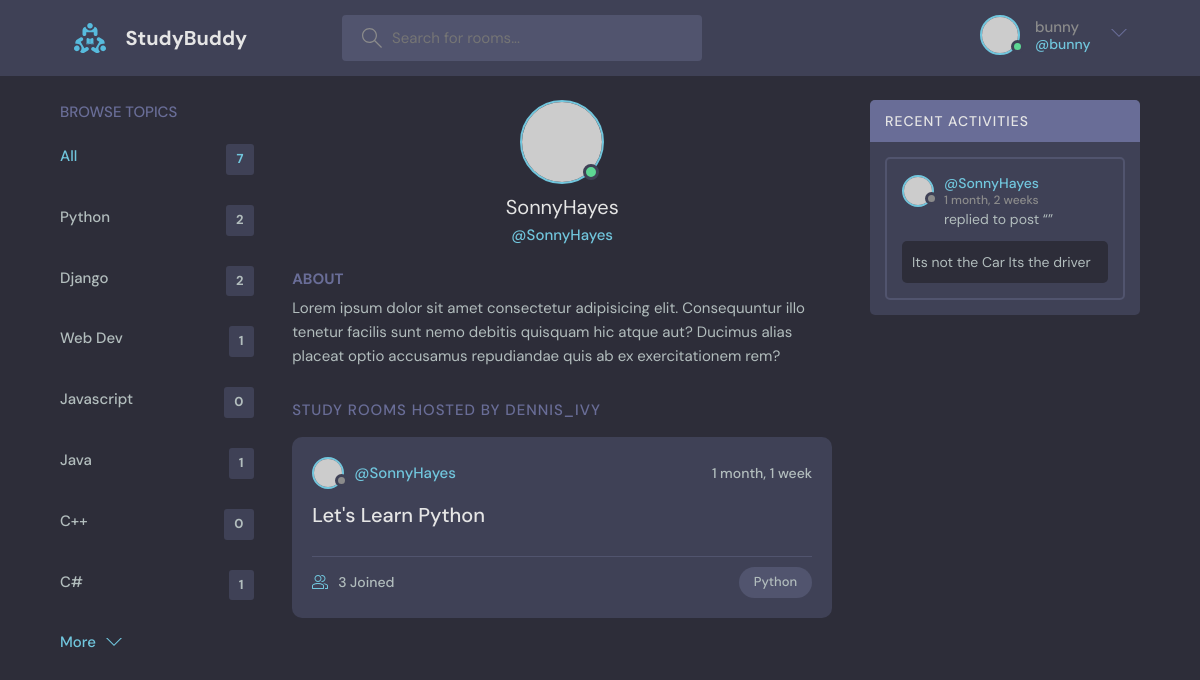
Page /profile/2/ (signed in) on the committed database.
### base/models.py (models this page shows, shortened)
class Topic(models.Model):
    name = models.CharField(max_length=200)

class Room(models.Model):
    host= models.ForeignKey(User , on_delete=models.SET_NULL , null= True)
    topic= models.ForeignKey(Topic , on_delete=models.SET_NULL , null= True)
    name = models.CharField(max_length=200)
    description = models.TextField(null=True , blank=True)
    participants = models.ManyToManyField(User, related_name='participants' , blank=True
                                          )
    updated = models.DateTimeField(auto_now=True)
    created = models.DateTimeField(auto_now_add=True)
    class Meta:
        ordering = ['-updated', '-created']

class Message(models.Model):
    user = models.ForeignKey(User, on_delete=models.CASCADE)  #user content
    room = models.ForeignKey(Room, on_delete=models.CASCADE)  #room relationship
    body = models.TextField()
    updated = models.DateTimeField(auto_now=True)   #updating user content
    created = models.DateTimeField(auto_now_add=True)   #creating user content
    class Meta:
        ordering = ['-updated', '-created']

### base/views.py (the view)
# urls.py: path('profile/<str:pk>/', views.userProfile , name = "user-profile"),
def userProfile(request , pk):
    user = User.objects.get(id=pk)
    room_messages= user.message_set.all()
    rooms = user.room_set.all()
    topics = Topic.objects.all()
    context = {'user': user , 'rooms': rooms , 'room_messages': room_messages
               , 'topics':topics}
    return render(request , 'base/profile.html' , context)

### base/templates/base/profile.html (shortened to what this page needs)
{% extends 'main.html' %}
{% block content %}
  <main class="profile-page layout layout--3">
    <div class="container">
    {% include 'base/topics_component.html' %}
      <div class="roomList">
        <div class="profile">
          <div class="profile__avatar">
            <div class="avatar avatar--large active">
              <img src="https://randomuser.me/api/portraits/men/11.jpg" />
            </div>
          </div>
          <div class="profile__info">
            <h3>{{user.username}}</h3>
            <p>@{{user.username}}</p>
          </div>
          <div class="profile__about">
            <h3>About</h3>
            <p>
              Lorem ipsum dolor sit amet consectetur adipisicing elit. Consequuntur illo tenetur
              facilis sunt nemo debitis quisquam hic atque aut? Ducimus alias placeat optio
              accusamus repudiandae quis ab ex exercitationem rem?
            </p>
          </div>
        </div>
        <div class="roomList__header">
          <div>
            <h2>Study Rooms Hosted by dennis_ivy</a>
            </h2>
          </div>
        </div>
      {% include 'base/feed_component.html' %}
      </div>
      {% include 'base/activity_component.html' %}
    </div>
  </main>
{% endblock content %}

### templates/navbar.html (shortened to what this page needs)
{% load static %}
<header class="header header--loggedIn">
      <div class="container">
        <a href="{% url 'home' %}" class="header__logo">
          <img src="{% static 'images/logo.svg' %}" />
          <h1>StudyBuddy</h1>
        </a>
        <form class="header__search" method="GET" action="{% url 'home' %}">
          <label>
            <input name= "q" placeholder="Search for rooms..." />
          </label>
        </form>
        <nav class="header__menu">
          {% if request.user.is_authenticated %}
          <div class="header__user">
            <a href="{% url 'update-user' %}">
              <div class="avatar avatar--medium active">
                <img src="https://randomuser.me/api/portraits/men/37.jpg" />
              </div>
              <p>{{request.user.username}} <span>@{{request.user.username}}</span></p>
            </a>
            <button class="dropdown-button">
              <svg version="1.1" xmlns="http://www.w3.org/2000/svg" width="32" height="32" viewBox="0 0 32 32">
                <title>chevron-down</title>
                <path d="M16 21l-13-13h-3l16 16 16-16h-3l-13 13z"></path>
              </svg>
            </button>
          </div>
          {% else %}
           <a href="{% url 'login' %}">
            <img src="{% static 'images/avatar.svg' %}" />
            <p>Login</p>
          </a>
          {% endif %}
        </nav>
      </div>
    </header>

### base/templates/base/topics_component.html
<div class="topics">
          <div class="topics__header">
            <h2>Browse Topics</h2>
          </div>
          <ul class="topics__list">
            <li>
              <a href="{% url 'home' %}" class="active">All <span>{{topics.count}}</span></a>
            </li>
            {%  for topic in topics %}
            <li>
              <a href="{% url 'home' %}?q={{topic.name}}">{{topic.name}} <span>{{topic.room_set.all.count}}</span></a>
            </li>
            {%  endfor %}
          </ul>
          <a class="btn btn--link" href="topics.html">
            More
            <svg version="1.1" xmlns="http://www.w3.org/2000/svg" width="32" height="32" viewBox="0 0 32 32">
              <title>chevron-down</title>
              <path d="M16 21l-13-13h-3l16 16 16-16h-3l-13 13z"></path>
            </svg>
          </a>
        </div>

### base/templates/base/feed_component.html (shortened to what this page needs)
{%  for room in rooms  %}
<div class="roomListRoom">
            <div class="roomListRoom__header">
              <a href="{% url 'user-profile' room.host.id %}" class="roomListRoom__author">
                <div class="avatar avatar--small">
                  <img src="https://randomuser.me/api/portraits/women/11.jpg" />
                </div>
                <span>@{{room.host.username}}</span>
              </a>
              <div class="roomListRoom__actions">
                <span>{{room.created|timesince}}</span>
              </div>
            </div>
            <div class="roomListRoom__content">
              <a href="{% url 'room' room.id%}">{{room.name}}</a>
            </div>
            <div class="roomListRoom__meta">
              <a href="{% url 'room' room.id%}" class="roomListRoom__joined">
                {{room.participants.all.count}} Joined
              </a>
              <p class="roomListRoom__topic">{{room.topic.name}}</p>
            </div>
          </div>
{%  endfor  %}

### base/templates/base/activity_component.html (shortened to what this page needs)
<div class="activities">
          <div class="activities__header">
            <h2>Recent Activities</h2>
          </div>
          {% for message in room_messages %}
          <div class="activities__box">
            <div class="activities__boxHeader roomListRoom__header">
              <a href="{% url 'user-profile' message.user.id %}" class="roomListRoom__author">
                <div class="avatar avatar--small">
                  <img src="https://randomuser.me/api/portraits/women/11.jpg" />
                </div>
                <p>
                  @{{message.user}}
                  <span>{{message.created|timesince}}</span>
                </p>
              </a>
            </div>
            <div class="activities__boxContent">
              <p>replied to post “<a href="{% url 'room' message.room.id %}">{{messaage.room}}</a>”</p>
              <div class="activities__boxRoomContent">
                {{message.body}}
              </div>
            </div>
          </div>
          {% endfor %}
        </div>

### rows in the picture
Topic: name "Python", room_set.all.count "2"
Topic: name "Django", room_set.all.count "2"
Topic: name "Web Dev", room_set.all.count "1"
Topic: name "Javascript", room_set.all.count "0"
Topic: name "Java", room_set.all.count "1"
Topic: name "C++", room_set.all.count "0"
Topic: name "C#", room_set.all.count "1"
Room: host.username "SonnyHayes", created "1 month, 1 week", name "Let's Learn Python", participants.all.count "3", topic.name "Python"
Message: user "SonnyHayes", created "1 month, 2 weeks", body "Its not the Car Its the driver"

### other values in the picture
{{ request.user.username }} "bunny"
{{ topics.count }} "7"
{{ user.username }} "SonnyHayes"
